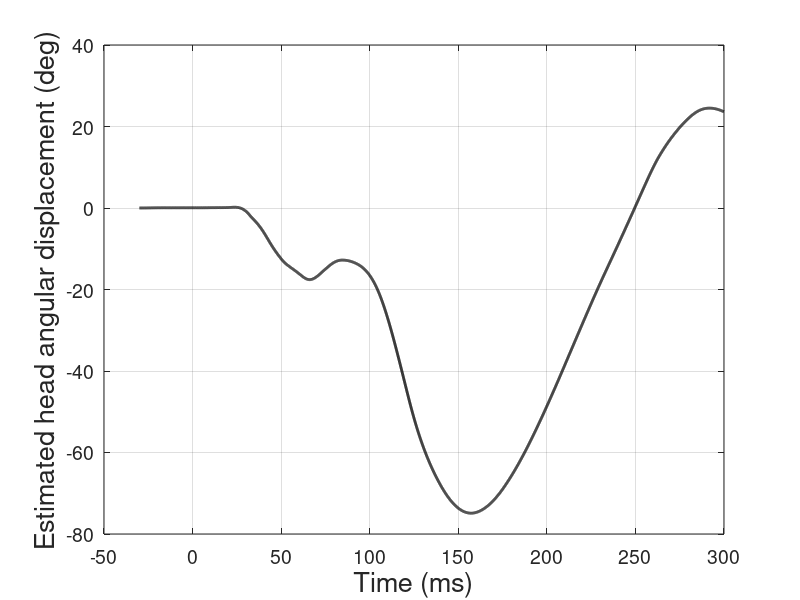

Recreate this plot in MATLAB. (Note: this script raises an error after producing the figure.)
% MEGN505
% Final Project
% John Blessinger & Adrian Davis
% crash_test_test_data_postprocessing.m

%% Set-up

clc; clear all; close all;

% Plot settings
set(groot, 'defaultAxesFontSize', 14)
set(groot, 'defaultAxesTitleFontSizeMultiplier', 1.4)
set(groot, 'defaultAxesLabelFontSizeMultiplier', 1.4)

% Import crash test datafile
load('subaru_legacy_passenger_data.mat');

% Checking if the angular displacement is primarily positive or negative
beta = cumtrapz(tdata,omega2);
figure()
clf;
plot(tdata*1000,beta,'k-','LineWidth',2);
xlabel('Time (ms)')
ylabel('Estimated head angular displacement (deg)')
grid()

% If beta is primarily positive, switch signs of omega values
%omega1 = -omega1;
%omega2 = -omega2;
%omega3 = -omega3;

% Converting acceleration data from g's to m/s^2
g = 9.81;   % m/s^2
a1 = a1*g;
a2 = a2*g;
a3 = a3*g;

%% Calculating Euler angles using ODE45

v0 = [0;0;0];       % ICs
tol = 1e-8;         % simulation tolerance value
opts = odeset('abstol',tol,'reltol',tol);  % setting tolerances
[t,v] = ode45(@(t,v)orientation_from_gyroscope(t,v,omega1,omega2,omega3,tdata),tdata,v0,opts);

psi = v(:,1);
theta = v(:,2);
phi = v(:,3);

figure()
clf;
subplot(3,1,1)
plot(tdata*1000,psi,'k-','LineWidth',2)
ylim([-100 100])
ylabel('\psi (deg)')
xlabel('t (ms)')
grid()
subplot(3,1,2)
plot(tdata*1000,theta,'k-','LineWidth',2)
ylim([-100 100])
ylabel('\theta (deg)')
xlabel('t (ms)')
grid()
subplot(3,1,3)
plot(tdata*1000,phi,'k-','LineWidth',2)
ylim([-100 100])
ylabel('\phi (deg)')
xlabel('t (ms)')
grid()
sgtitle('Head Orientation','FontSize',16,'FontWeight','bold')

%% Transforming acceleration data

for i=1:size(tdata,1)
    a1_now = a1(i);
    a2_now = a2(i);
    a3_now = a3(i);
    psi_now = psi(i);
    theta_now = theta(i);
    phi_now = phi(i);
    R_b_I = [cosd(psi_now)*cosd(theta_now),cosd(psi_now)*sind(theta_now)*sind(phi_now)-sind(psi_now)*cosd(phi_now),cosd(psi_now)*sind(theta_now)*cosd(phi_now)+sind(psi_now)*sind(phi_now);
             sind(psi_now)*cosd(theta_now),sind(psi_now)*sind(theta_now)*sind(phi_now)+cosd(psi_now)*cosd(phi_now),sind(psi_now)*sind(theta_now)*cosd(phi_now)-cosd(psi_now)*sind(phi_now);
             -sind(theta_now),cosd(theta_now)*sind(phi_now),cosd(theta_now)*cosd(phi_now)];
    aI(:,i) = R_b_I*[a1_now;a2_now;a3_now];
end

aX = aI(1,:)';
aY = aI(2,:)';
aZ = aI(3,:)';

%% Calculating displacements using ODE45

v0 = [0;0;0;35/2.237;0;0];  % ICs (mph converted to m/s)
tol = 1e-8;         % simulation tolerance value
opts = odeset('abstol',tol,'reltol',tol);  % setting tolerances
[t,v] = ode45(@(t,v)disp_from_accel(t,v,aX,aY,aZ,tdata),tdata,v0,opts);

X = v(:,1);
Y = v(:,2);
Z = v(:,3);

figure()
clf;
subplot(3,1,1)
plot(tdata*1000,X,'k-','LineWidth',2)
ylim([0 2])
ylabel('X (m)')
xlabel('t (ms)')
grid()
subplot(3,1,2)
plot(tdata*1000,Y,'k-','LineWidth',2)
ylim([-.1 .2])
ylabel('Y (m)')
xlabel('t (ms)')
grid()
subplot(3,1,3)
plot(tdata*1000,Z,'k-','LineWidth',2)
ylim([-.2 .4])
ylabel('Z (m)')
xlabel('t (ms)')
grid()
sgtitle('Head Position','FontSize',16,'FontWeight','bold')

%% Animation of head motion

% NOTE: View options include 'default', 'passenger', and 'driver'
animate_head_motion(X,Y,Z,psi*pi/180,theta*pi/180,phi*pi/180,3,2,1,tdata,'passenger')

%% Import and post-process vehicle acceleration data

% Import data
% NOTE: ax and axr are intended to be redundant measurements. az is
% vertical, positive downward (hence the -1 multiplier applied later).
vehicle_ax = readmatrix('v10150.094', 'FileType', 'text', 'Delimiter', '\t');
vehicle_axr = readmatrix('v10150.100', 'FileType', 'text', 'Delimiter', '\t');
vehicle_az = readmatrix('v10150.098', 'FileType', 'text', 'Delimiter', '\t');
vehicle_ax = vehicle_ax(:, 2)*g;
vehicle_axr = vehicle_axr(:, 2)*g;
vehicle_az = -vehicle_az(:, 2)*g;

% Process data
vehicle_ax_mean = 0.5*(vehicle_ax+vehicle_axr);
window = 101;
shift = 15;
vehicle_ax_proc = movmean(vehicle_ax_mean, window);
vehicle_ax_proc = [zeros(shift, 1); vehicle_ax_proc(1:end-shift)];
vehicle_ax_proc(tdata < 0 | tdata > 0.1) = 0;

% Process data
vehicle_az_proc = movmean(vehicle_az, window);
vehicle_az_proc = [zeros(shift, 1); vehicle_az_proc(1:end-shift)];
vehicle_az_proc(tdata < 0 | tdata > 0.1) = 0;

% Keep only time >= 0
idx = tdata >= 0;
tdata_proc = tdata(idx);
vehicle_ax_proc = vehicle_ax_proc(idx);
vehicle_az_proc = vehicle_az_proc(idx);

% Plot data
figure();
hold on;
plot(tdata*1000, vehicle_ax_mean, 'r', 'LineWidth', 2, 'DisplayName', 'Original')
plot(tdata_proc*1000, vehicle_ax_proc, 'k', 'LineWidth', 2, 'DisplayName', 'Processed')
title('Vehicle Longitudinal Acceleration')
xlabel('Time (ms)')
ylabel('Acceleration (m/s^2)')
legend('Location', 'best')
grid()

% Plot data
figure();
hold on;
plot(tdata*1000, vehicle_az, 'r', 'LineWidth', 2, 'DisplayName', 'Original')
plot(tdata_proc*1000, vehicle_az_proc, 'k', 'LineWidth', 2, 'DisplayName', 'Processed')
title('Vehicle Vertical Acceleration')
xlabel('Time (ms)')
ylabel('Acceleration (m/s^2)')
legend('Location', 'best')
grid()

%% Export processed data

start_idx = find(tdata == tdata_proc(1));
X_proc = X(start_idx:end);
Y_proc = Y(start_idx:end);
Z_proc = Z(start_idx:end);
psi_proc = psi(start_idx:end);
theta_proc = theta(start_idx:end);
phi_proc = phi(start_idx:end);

save('head_position_data.mat', ...
    'tdata_proc', ...
    'X_proc', 'Y_proc', 'Z_proc', ...
    'phi_proc', 'theta_proc', 'phi_proc')
save('vehicle_accel_data.mat', ...
    'tdata_proc', 'vehicle_ax_proc', 'vehicle_az_proc');

%% FUNCTIONS

function animate_head_motion(X, Y, Z, psi, theta, phi, r1, r2, r3, t, pov)

%  t should contain the time corresponding to each frame, in seconds.
%  For example: t = (0:length(X)-1)/1000;  % 1000 Hz data

%  For simplicity, represent the head as a sphere:

Rhead = 0.1;                              %  m
[xhead, yhead, zhead] = sphere(36);       %  m
xhead = Rhead*xhead;                       %  m
yhead = Rhead*yhead;                       %  m
zhead = Rhead*zhead;                       %  m

%  Include two small spheres for eyes:

Reye = 0.015;                              %  m
[xeye, yeye, zeye] = sphere(36);           %  m
xeye = Reye*xeye;                          %  m
yeye = Reye*yeye;                          %  m
zeye = Reye*zeye;                          %  m  

alt = 120*(pi/180);                        %  rad
azi = 30*(pi/180);                         %  rad

xrighteye = xeye + Rhead*sin(alt)*cos(+azi); 
yrighteye = yeye + Rhead*sin(alt)*sin(+azi); 
zrighteye = zeye + Rhead*cos(alt);                   

xlefteye = xeye + Rhead*sin(alt)*cos(+azi);         
ylefteye = yeye + Rhead*sin(alt)*sin(-azi);         
zlefteye = zeye + Rhead*cos(alt);                   

%  Create a circle for drawing lines of longitude and latitude on the head:

angle = linspace(0, 2*pi, 40)';             %  rad
circle1 = Rhead*cos(angle);                 %  m
circle2 = Rhead*sin(angle);                 %  m

circlexy = [circle1, circle2, 0*circle2];   %  m
circleyz = [0*circle1, circle1, circle2];   %  m
circlexz = [circle1, 0*circle1, circle2];   %  m

%  Set up the figure window:       

figure(101)
set(gcf, 'color', 'w')
plot3(X(1), Y(1), Z(1))
xlabel('\itX\rm (m)')
set(gca, 'xdir', 'reverse')
ylabel('\itY\rm (m)')
if strcmpi(pov, 'default')
    zlabel('\itZ\rm (m)            ', 'rotation', 0)
else
    zlabel('\itZ\rm (m)', 'rotation', 0)
end
set(gca, 'zdir', 'reverse')
axis equal
xlim([min(X)-1.2*Rhead, max(X)+1.2*Rhead])
ylim([min(Y)-1.2*Rhead, max(Y)+1.2*Rhead])
zlim([min(Z)-1.2*Rhead, max(Z)+1.2*Rhead])
grid on

%  Set the view based on the user input: 

if strcmp(pov, 'default') == 1
   view(-40, 20)
elseif strcmp(pov, 'driver') == 1
   view(0, 0)
elseif strcmp(pov, 'passenger') == 1
   view(180, 0)     
else
   view(-40, 20)
end

%  Add a title that will be updated during the animation:

time_title = title(sprintf('Time = %.4f s', t(1)));

%  Assemble the components to draw the head:

head = hgtransform;

dummy_head = surf('xdata', xhead, 'ydata', yhead, 'zdata', zhead, ...
                  'edgecolor', 'none', 'facecolor', [1, 0.85, 0.70], ...
                  'facealpha', 1, 'edgealpha', 1, 'parent', head);

right_eye = surf('xdata', xrighteye, 'ydata', yrighteye, ...
                 'zdata', zrighteye, 'edgecolor', 'none', ...
                 'facecolor', 'k', 'facealpha', 1, 'edgealpha', 1, ...
                 'parent', head);
             
left_eye = surf('xdata', xlefteye, 'ydata', ylefteye, ...
                'zdata', zlefteye, 'edgecolor', 'none', ...
                'facecolor', 'k', 'facealpha', 1, 'edgealpha', 1, ...
                'parent', head);

circle_xy = line('xdata', circlexy(:,1), 'ydata', circlexy(:,2), ...
                 'zdata', circlexy(:,3), 'color', 'b', 'linewidth', 3, ...
                 'parent', head);
             
circle_yz = line('xdata', circleyz(:,1), 'ydata', circleyz(:,2), ...
                 'zdata', circleyz(:,3), 'color', 'r', 'linewidth', 3, ...
                 'parent', head);
             
circle_xz = line('xdata', circlexz(:,1), 'ydata', circlexz(:,2), ...
                 'zdata', circlexz(:,3), 'color', 'k', 'linewidth', 3, ...
                 'parent', head);

%  Use the provided Euler angle sequence to specify the appropriate axes
%  of rotation:

sequence = [r1, r2, r3];

for k = 1:3
    if sequence(k) == 1
       rotation_axes(:,k) = [1, 0, 0]';
    elseif sequence(k) == 2
       rotation_axes(:,k) = [0, 1, 0]';
    else
       rotation_axes(:,k) = [0, 0, 1]';
    end
end

%  Display the head in its initial position and orientation:

head.Matrix = makehgtform('translate', [X(1), Y(1), Z(1)]', ...
                          'axisrotate', rotation_axes(:,1), psi(1), ...
                          'axisrotate', rotation_axes(:,2), theta(1), ...
                          'axisrotate', rotation_axes(:,3), phi(1));

drawnow

%  Animate the head's motion:

pause(2)

% animation = VideoWriter(strcat('head-motion-', pov, '-view.avi'));
% animation.FrameRate = 100;
% open(animation);

for k = 1:5:length(X)

    head.Matrix = makehgtform('translate', [X(k), Y(k), Z(k)]', ...
                              'axisrotate', rotation_axes(:,1), psi(k), ...
                              'axisrotate', rotation_axes(:,2), theta(k), ...
                              'axisrotate', rotation_axes(:,3), phi(k));

    % Update the time displayed in the title:
    time_title.String = sprintf('Time = %.4f s', t(k));

    drawnow

    % writeVideo(animation, getframe(gcf));

end

% close(animation);

end

function vdot = disp_from_accel(t,v,aX,aY,aZ,tdata)

aX_now = interp1(tdata,aX,t);
aY_now = interp1(tdata,aY,t);
aZ_now = interp1(tdata,aZ,t);

xdot = v(4);
ydot = v(5);
zdot = v(6);

vdot = [v(4);
        v(5);
        v(6);
        aX_now;
        aY_now;
        aZ_now];

end


function vdot = orientation_from_gyroscope(t,v,omega1,omega2,omega3,tdata)

om1_now = interp1(tdata,omega1,t);
om2_now = interp1(tdata,omega2,t);
om3_now = interp1(tdata,omega3,t);

psi = v(1);
theta = v(2);
phi = v(3);

vdot = [om2_now*sind(phi)/cosd(theta) + om3_now*cosd(phi)/cosd(theta);
        om2_now*cosd(phi) - om3_now*sind(phi);
        om1_now + om2_now*sind(theta)*sind(phi)/cosd(theta) + om3_now*sind(theta)*cosd(phi)/cosd(theta)];

end
